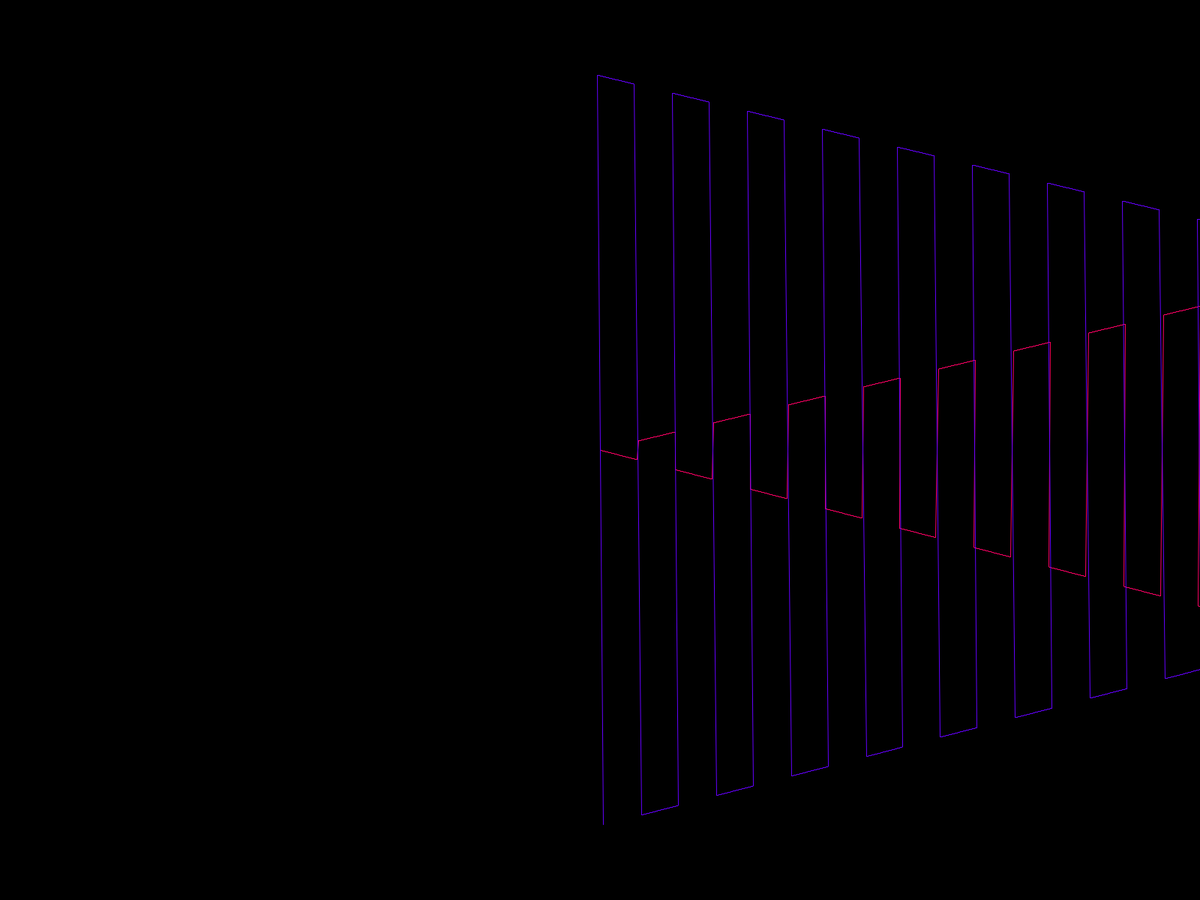
Frame 1 (no input)
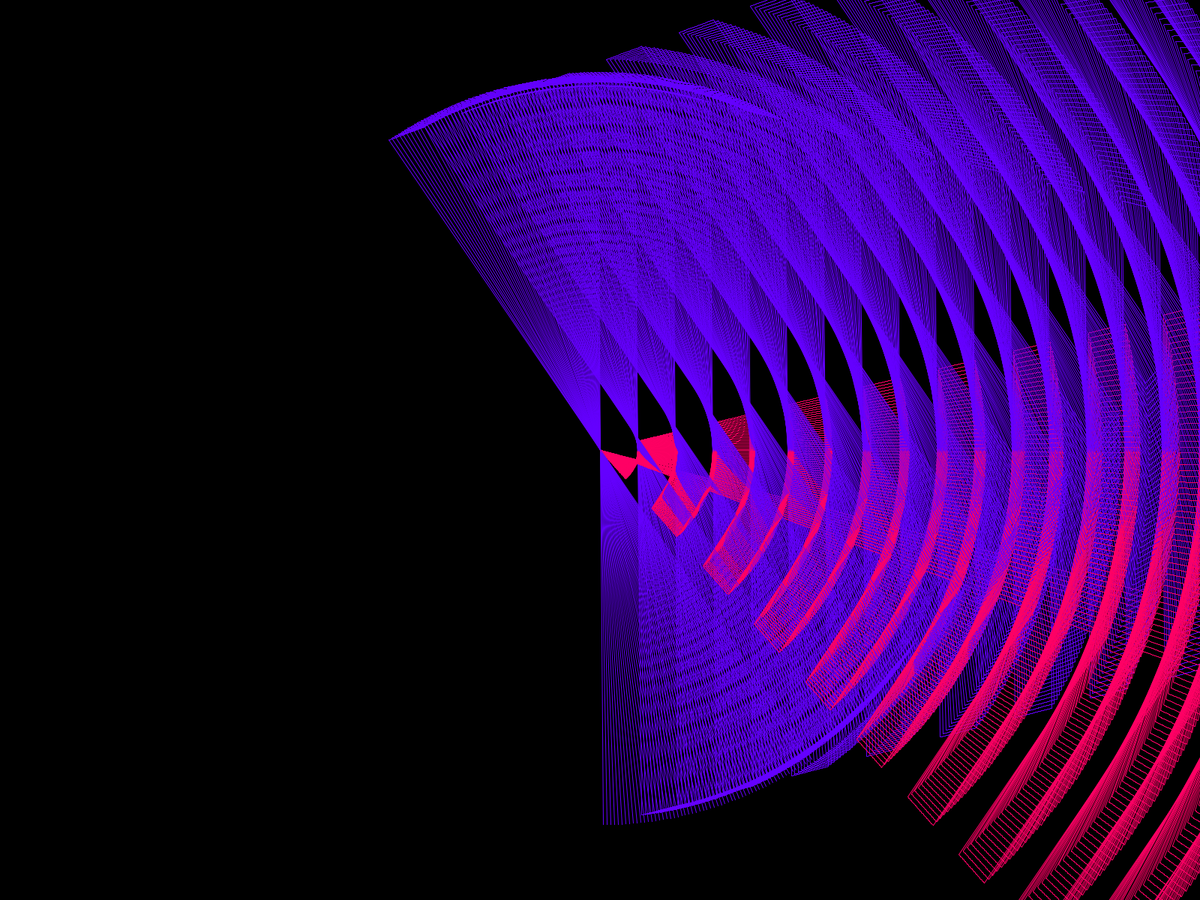
Frame 60 (the mouse pressed at the canvas centre just before this capture)
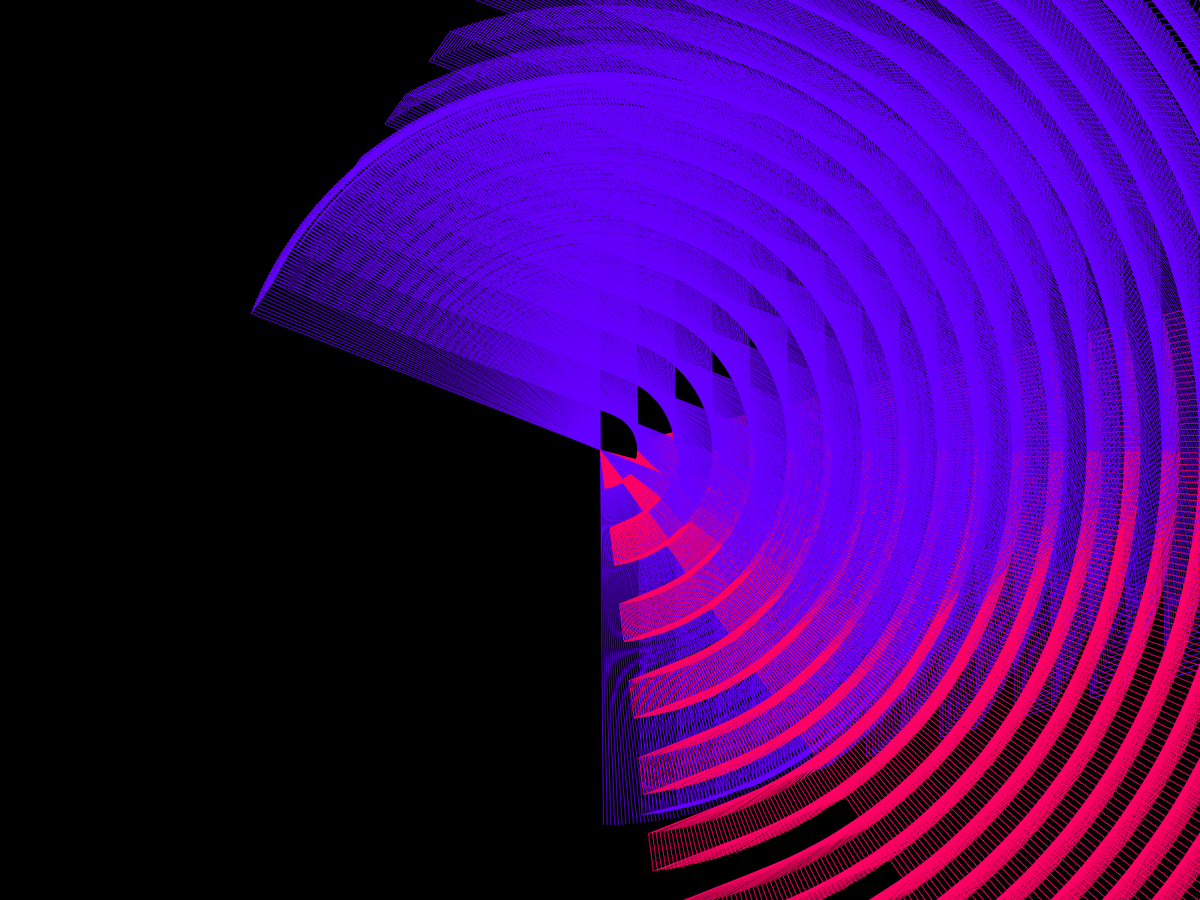
Frame 120 (the mouse held since frame 60 and released just before this capture)

The Processing sketch that drew these frames (run headless with seeded random() and noise(); from frame 60 on, the mouse is pressed at the canvas centre):

// Processing sketch: RectFun
// ── RectFun.pde
float t = 0;
float detail = 0.01;

float heaviside(float x) {
  if (x>0) {return 1;}
  else {return 0;}
}

float f(float x) {
  return 0.5*x*(heaviside((x%1)-0.5)-0.5);
}

float g(float x) {
  return 0.5*(20-x)*(heaviside(((x+0.5)%1)-0.5)-0.5);
}

void setup() {
  fullScreen();
  noCursor(); 
  background(0);

}



void draw() {
  
  t += 0.01;
  
  
  translate(width/2, height/2);
  stroke(255);
  strokeWeight(1);
  noFill();
  
  float rotateFactor = 0.0;
  
  //background(0);
  
  stroke(255,0,100);
  rotate(rotateFactor + t);
  for (float x = 0; x < 20; x += detail) {
    line(x*100,-f(x) * 100, (x + detail)*100, -f(x + detail) * 100);
  }
  
  rotate(rotateFactor - 2 * t );
  stroke(100,0,255);
  for (float x = 0; x < 20; x += detail) {
    line(x*100,-g(x) * 100, (x + detail)*100, -g(x + detail) * 100);
  }
  
  


}
